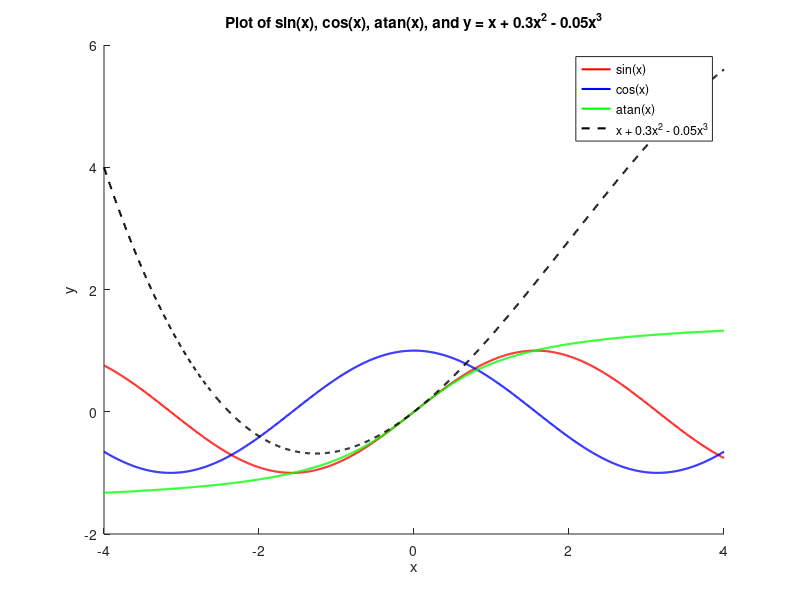

Recreate this plot in MATLAB.
% Name: Dhanvarshini Ramesh
% Matriculation Number: 3762374

% Exercise 01.3: Plotting in 2D

% (a) Multiple plots:
% Defining a range of x-values between -4 and 4
x = linspace(-4,4,1000)

% Compute Sine,Cosine and arctangent for the same
comp_sin = sin(x)
comp_cos = cos(x)
comp_atan = atan(x)

% 3rd order polynomial y = x + 0.3 x^2 - 0.05 x^3
comp_poly = x + 0.3*x.^2 - 0.05*x.^3

% plotting 
figure
hold on

% (b) Annotations & (c) Line styles :

plot(x, comp_sin, 'r', 'LineWidth', 1.5, 'DisplayName', 'sin(x)')

plot(x, comp_cos, 'b', 'LineWidth', 1.5, 'DisplayName', 'cos(x)')

plot(x, comp_atan, 'g', 'LineWidth', 1.5, 'DisplayName', 'atan(x)')

plot(x, comp_poly, 'k--', 'LineWidth', 1.5, 'DisplayName', 'x + 0.3x^2 - 0.05x^3')

xlabel('x')

ylabel('y')

title('Plot of sin(x), cos(x), atan(x), and y = x + 0.3x^2 - 0.05x^3')

legend

hold off


